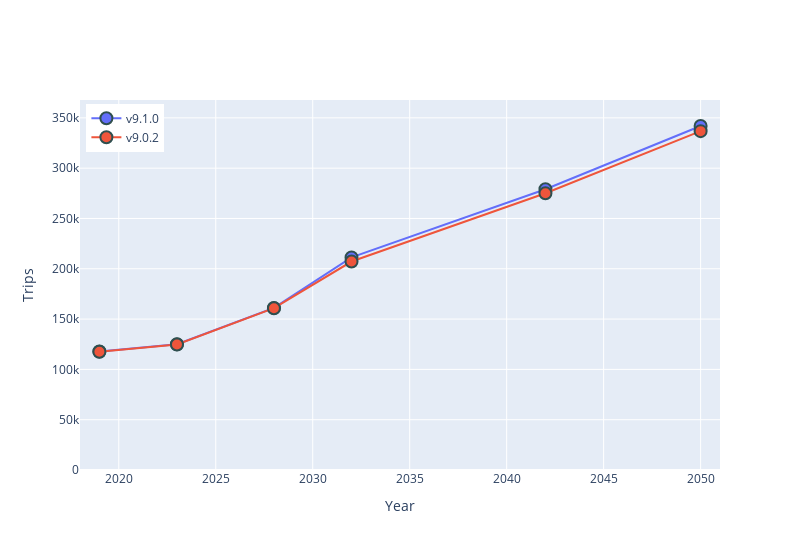

Notebook code cell kept with this figure:
### Markdown cell above
# Test Plots

### Code cell
modelNew = 'WF TDM v9.1.0 - official'
modelOld = 'WF TDM v9.0.2 - official'

wn.update_plot(
    lstIncludeInAll,
    dfTransitShareAll,
    [modelNew, modelOld], 
    ['RTP'], 
    ['Transit'], 
    ['HBC', 'HBO', 'HBS', 'HBW', 'NHB'], 
    ['pk','ok', 'Pk', 'Ok']
)

### Figure 1 — Plotly figure (JSON) as saved in the notebook; plotly's stock layout.template omitted (floating-point values rounded to 4 significant figures)
{"data": [{"marker": {"line": {"color": "DarkSlateGrey", "width": 2}, "size": 12}, "mode": "markers+lines", "name": "v9.1.0", "type": "scatter", "x": [2019, 2023, 2028, 2032, 2042, 2050], "y": [117727, 125021, 161123, 211291, 279047, 341922]}, {"marker": {"line": {"color": "DarkSlateGrey", "width": 2}, "size": 12}, "mode": "markers+lines", "name": "v9.0.2", "type": "scatter", "x": [2019, 2023, 2028, 2032, 2042, 2050], "y": [117550, 124793, 160842, 207219, 275070, 336798]}], "layout": {"height": 550, "legend": {"x": 0.01, "xanchor": "left", "y": 0.99, "yanchor": "top"}, "width": 800, "xaxis": {"range": [2018, 2051], "title": {"text": "Year"}}, "yaxis": {"rangemode": "tozero", "title": {"text": "Trips"}}}}
